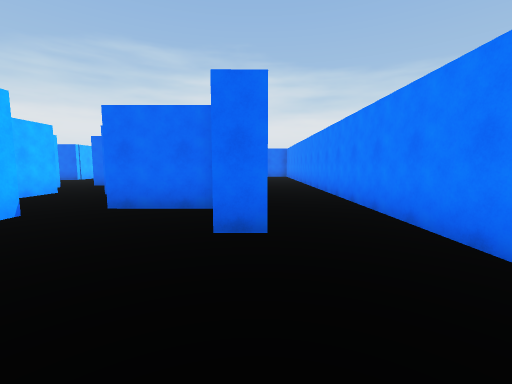
View 1 (above)

13 first-person views from a walk through a Unity game level. The camera is 1.5 m above the floor, tilts 6° down and sees 90° across. The floor is counted in squares, 1.8 m on a side. Each view is taken from the middle of a square. On the plan, view 1 faces up. The plan holds only what a view shows up to about 10 squares ahead; the rest is blank. The player is left out.

View 2
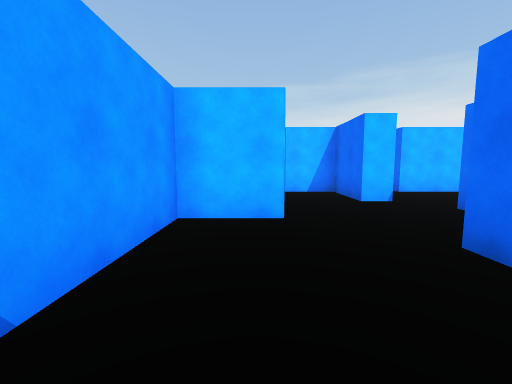

View 3
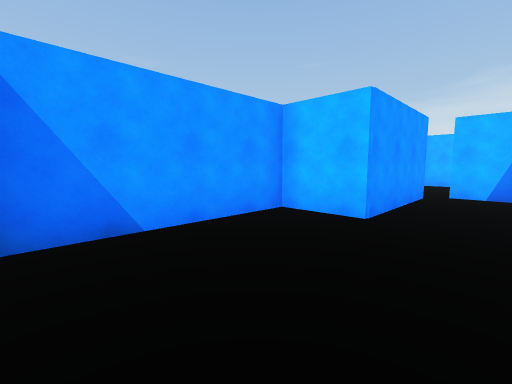

View 4
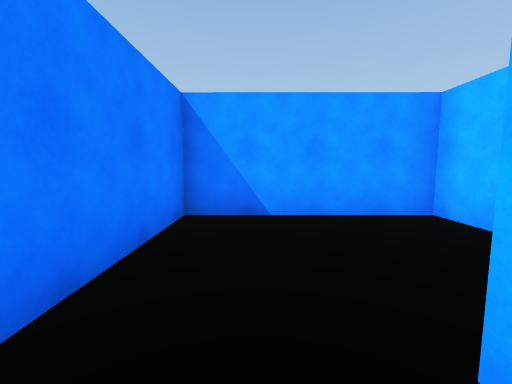

View 5
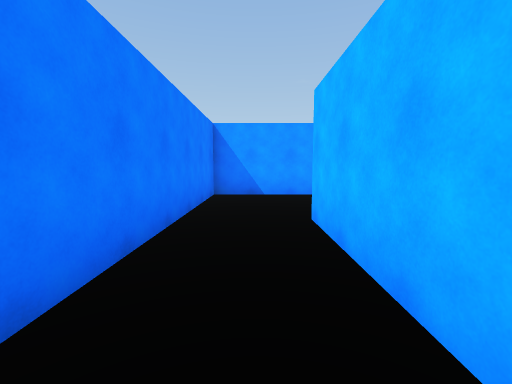

View 6
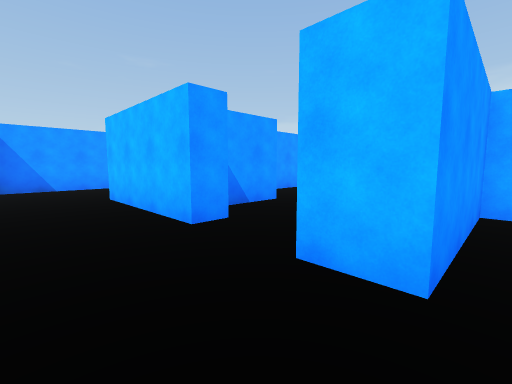

View 7
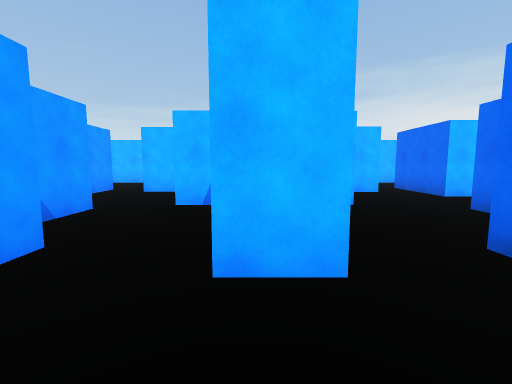

View 8
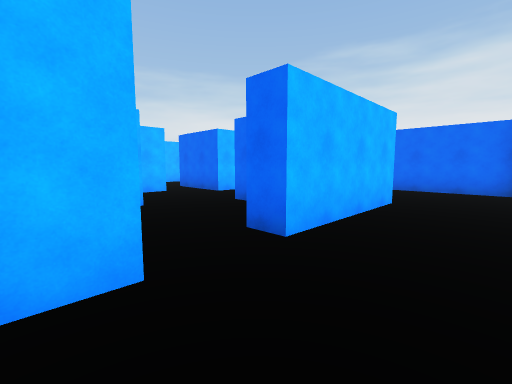

View 9
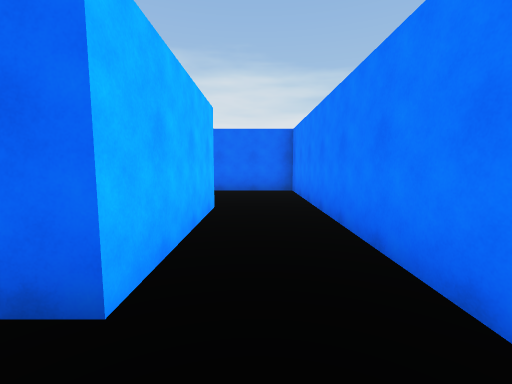

View 10
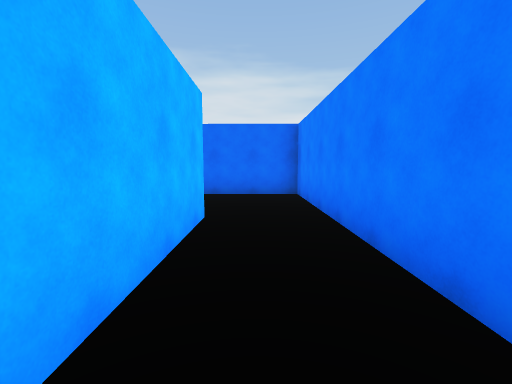

View 11
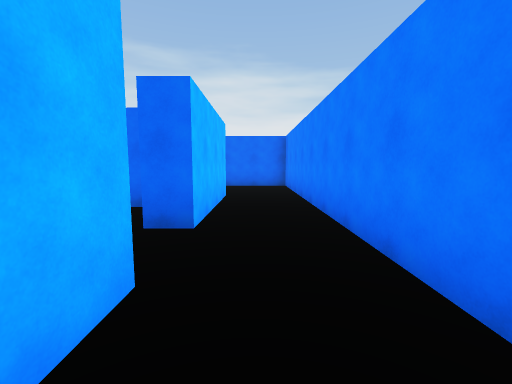

View 12
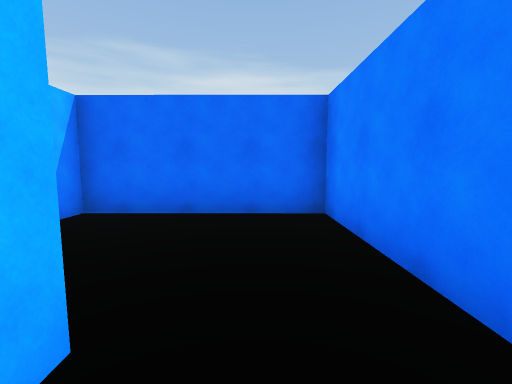

View 13
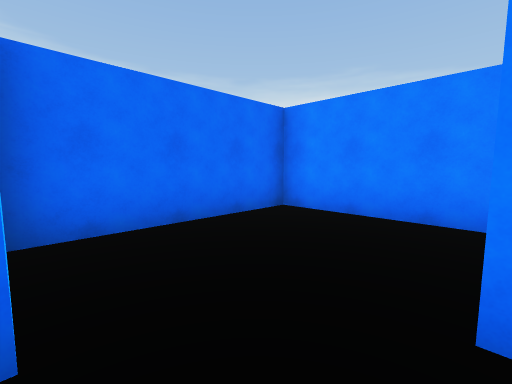

### Floor plan
Points are (right, up) in squares from view 1. A wall is a line through its corners. A room is listed if a view was taken in it or the views show most of it. See-through windows are left out.
Room 1 (views 1, 2, 3, 4, 5, 11)
walls: (-0.7, 4.9) (-3, 4.9); (-2.9, 5.9) (-1.3, 5.9); (-0.7, 6.8) (0.2, 6.8) (0.2, 3.1) (-0.6, 3.1); (-3.9, 4.2) (-3.9, 3.4) (-6, 3.4) (-6, 1.9); (-3.3, 8.1) (-3.3, 7.2); (-5.6, 1.5) (-2, 1.5) (-2, -0.2) (2.2, -0.2) (2.2, 8.5); (-6, 7.8) (-6, 5.5)
ways out: opening at (1.5, 9) to room 2; opening at (-6, 5); opening at (-5, 8)
Room 2 (views 6, 7, 8, 9, 10, 12)
walls: (-1.2, 13.1) (-2.9, 13.1); (0.1, 15.2) (0.2, 11.3) (-0.5, 11.3); (2.2, 8.5) (2.2, 18.4) (-2, 18.4) (-2, 16.2); (-3.4, 11.1) (-3.3, 9.7) (0.2, 9.7) (0.2, 8.7); (-6, 12.9) (-6, 12)
ways out: opening at (1.5, 9) to room 1; opening at (-3.5, 14) to room 3; opening at (-2, 15.5) to room 3; opening at (-6, 13)
Room 3 (view 13)
walls: (-4.8, 14.8) (-4.8, 14)
ways out: opening at (-3.5, 14) to room 2; opening at (-2, 15.5) to room 2

Where each view was taken, in squares from view 1:
view 1: 0 up, 0 right, facing up
view 2: 1 up, 2 right, facing left
view 3: 3 up, 2 right, facing down-left
view 4: 4 up, 1 right, facing down
view 5: 7 up, 1 right, facing down
view 6: 10 up, 2 right, facing down-left
view 7: 9 up, 2 right, facing left
view 8: 9 up, 2 right, facing up-left
view 9: 10 up, 1 right, facing up
view 10: 11 up, 1 right, facing up
view 11: 8 up, 1 right, facing up
view 12: 14 up, 1 right, facing up
view 13: 15 up, 2 left, facing up-right
